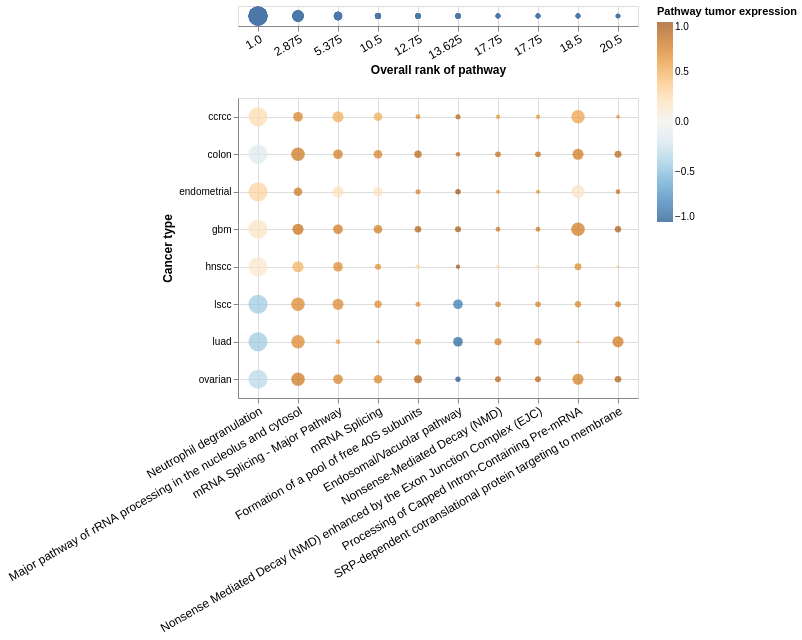

Notebook code for this chart:
### Code cell
individual = alt.Chart(enrichment_data).mark_circle().encode(
    x=alt.X(
        "name:N",
        sort=enrichment_data["name"].values,
        axis=alt.Axis(
            labelAngle=-30,
            labelFontSize=12,
            labelLimit=500,
            title="",
            titleFontSize=12
        )
    ),
    y=alt.Y(
        "cancer_type:N",
        axis=alt.Axis(
            title="Cancer type",
            titleFontSize=12
        ),
    ),
    size=alt.Size(
        "rank_size:Q",
        legend=None
    ),
    color=alt.Color(
        "mean_expr:Q",
        scale=alt.Scale(
            scheme="blueorange"
        ),
        legend=alt.Legend(
            title="Pathway tumor expression"
        )
    )
).properties(
    width=400,
    height=300
)

aggregate = alt.Chart(enrichment_data).mark_circle().encode(
    x=alt.X(
        "avg_rank_label:N",
        sort=enrichment_data["avg_rank_label"].values,
        axis=alt.Axis(
            labelAngle=-30,
            labelFontSize=12,
            labelLimit=500,
            title="Overall rank of pathway",
            titleFontSize=12
        )
    ),
    size=alt.Size(
        "avg_rank_size:Q",
        legend=None
    ),
).properties(
    width=400
)

alt.vconcat(aggregate, individual).configure_axis(
    grid=True
)
